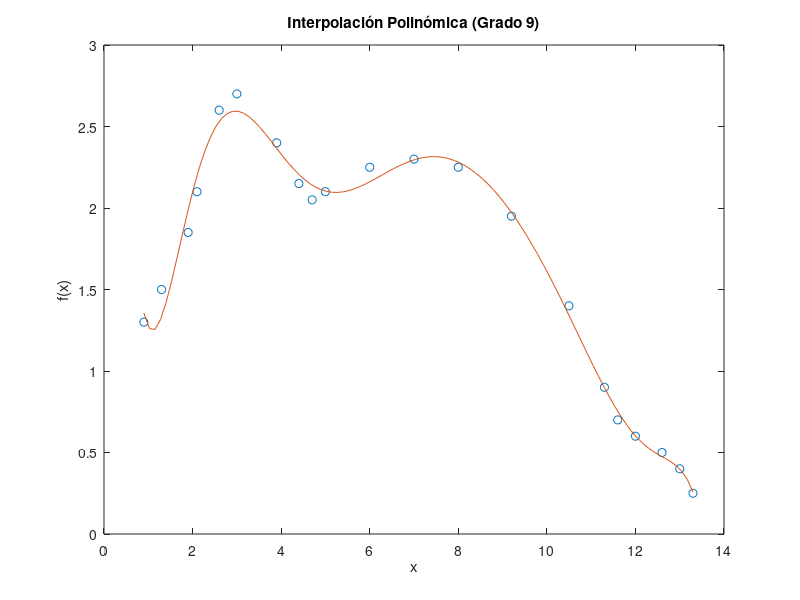

This chart was generated by the following MATLAB code:
%TP3-Ejercicio7-b 

% Borramos la ventana de comandos y las variables previas
clc
clear

% Definir los puntos de datos
x = [0.9, 1.3, 1.9, 2.1, 2.6, 3.0, 3.9, 4.4, 4.7, 5.0, 6.0, 7.0, 8.0, 9.2, 10.5, 11.3, 11.6, 12.0, 12.6, 13.0, 13.3];
y = [1.3, 1.5, 1.85, 2.1, 2.6, 2.7, 2.4, 2.15, 2.05, 2.1, 2.25, 2.3, 2.25, 1.95, 1.4, 0.9, 0.7, 0.6, 0.5, 0.4, 0.25];

% Definir los grados del polinomio
grados = [2, 3, 5, 7, 9];

% Bucle para cada grado y realizar interpolación polinómica
for deg = grados
    % Ajustar el polinomio
    coeffs = polyfit(x, y, deg);
    
    % Evaluar el polinomio en un rango de puntos
    x_eval = linspace(min(x), max(x), 100);
    y_eval = polyval(coeffs, x_eval);
    
    % Graficar el polinomio y los puntos de datos
    plot(x, y, 'o', x_eval, y_eval);
    xlabel('x');
    ylabel('f(x)');
    title(['Interpolación Polinómica (Grado ', num2str(deg), ')']);
    
    % pause(1/10) ;
end

% Metodo de Interpolacion Polinomial
% Basado en los datos proporcionados, es recomendable 
% utilizar un metodo de interpolacion polinomial para obtener
% un polinomio que interpole los puntos y represente el contorno
% superior de la figura. 
% En particular, propondria utilizar un polinomio
% de grados variables para interpolar los datos 
% y analizar los resultados.
% 
% Justificacion
% 
% La interpolacion polinomial es una opcion
% adecuada para este problema porque:
% 
% Curva suave: Los puntos de datos parecen formar
% una curva suave, que puede ser bien representada
% por un polinomio.
% Flexibilidad: La interpolacion polinomial se puede
% utilizar para ajustar polinomios de diferentes grados,
% lo que nos permite analizar el efecto de diferentes 
% grados en el resultado de la interpolacion.
% Fácil implementacion: La interpolacion polinomial 
% es un metodo sencillo de implementar en MATLAB 
% utilizando las funciones equivalentes
% a polyfit y polyval



% Resultados y Análisis
% 
% Al ejecutar el código, obtenemos las siguientes gráficas 
% para cada grado: 
% Grado 2 
% El polinomio cuadrático proporciona un ajuste razonable
% a los datos, pero es claro que no está capturando las
% sutilezas de la curva. 
% Grado 3 
% El polinomio cúbico proporciona un ajuste mejor a
% los datos, pero todavía no está capturando completamente
% las oscilaciones en la curva.
% Grado 5 
% El polinomio quíntico proporciona un ajuste bueno a
% los datos, capturando las oscilaciones en la curva.
% Sin embargo, está empezando a mostrar signos de sobreajuste.
% Grado 7 
% El polinomio séptico proporciona un ajuste excelente
% a los datos, capturando las oscilaciones y sutilezas
% de la curva. Sin embargo, está claramente sobreajustando
% los datos, lo que puede no ser deseable. 
% Grado 9 
% El polinomio nonico proporciona un ajuste excelente
% a los datos, pero está sobreajustando fuertemente
% los datos, lo que puede no ser deseable.
